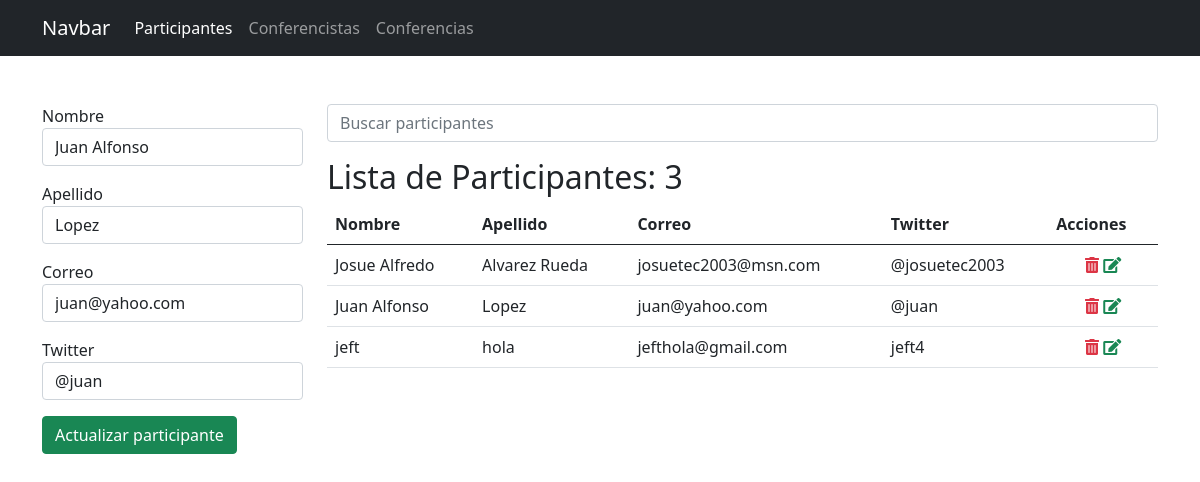
Screenshot of /participantes/15/editar/ with the database file from the repository.
### app_registro/models.py (models this page shows, shortened)
class Participante(models.Model):
    nombre = models.CharField(max_length=25)
    apellido = models.CharField(max_length=25)
    correo = models.EmailField()
    twitter = models.CharField(max_length=35, null=True, blank=True)

### app_registro/views.py (the view, shortened to what this page needs)
# urls.py: path('participantes/<int:id>/editar/', views.editar_participante, name='editar_participante'),
def editar_participante(request, id):
    par = get_object_or_404(Participante, pk=id)
    data = Participante.objects.all().order_by('nombre')
    ctx = {
        'activo': 'participantes',
        'participantes': data,
        'p': par
    }
    return render(request, 'registro/participantes.html', ctx)

### app_registro/templates/registro/participantes.html (shortened to what this page needs)
{% extends "base.html" %}
{% block container %}
    <div class="row">
        <div class="col-3">
            {% if p %}
            <form action="{% url 'editar_participante' p.id %}" method="post">
            {% else %}
            <form action="{% url 'participantes' %}" method="post">
            {% endif %}
                <div class="mb-3">
                    <label for="nombre">Nombre</label>
                    <input type="text" value="{{ p.nombre }}" name="nombre" id="nombre" class="form-control" required autofocus>
                </div>
                <div class="mb-3">
                    <label for="apellido">Apellido</label>
                    <input type="text" value="{{ p.apellido }}" name="apellido" id="apellido" class="form-control" required>
                </div>
                <div class="mb-3">
                    <label for="correo">Correo</label>
                    <input type="email" value="{{ p.correo }}" name="correo" id="correo" class="form-control" required>
                </div>
                <div class="mb-3">
                    <label for="twitter">Twitter</label>
                    <input type="text" value="{{ p.twitter }}" name="twitter" id="twitter" class="form-control" placeholder="Tu usuario" required>
                </div>
                <div class="mb-3">
                    {% if p %}
                    <input type="submit" class="btn btn-success" value="Actualizar participante">
                    {% else %}
                    <input type="submit" class="btn btn-success" value="Registrar participante">
                    {% endif %}
                </div>
            </form>
        </div>
        <div class="col-9">
            <form action="" method="get">
                <input type="search" name="q" value="{{ q|default_if_none:'' }}" class="form-control" placeholder="Buscar participantes">
            </form>
            <h2 class="mt-3">Lista de Participantes: {{ participantes.count }}</h2>
            <table class="table table-hover">
                <thead>
                    <tr>
                        <th>Nombre</th>
                        <th>Apellido</th>
                        <th>Correo</th>
                        <th>Twitter</th>
                        <th>Acciones</th>
                    </tr>
                </thead>
                <tbody>
                    {% for p in participantes %}
                    <tr>
                        <td>{{ p.nombre }}</td>
                        <td>{{ p.apellido }}</td>
                        <td>{{ p.correo }}</td>
                        <td>
                            {{ p.twitter|default_if_none:'-' }}
                        </td>
                        <td class="text-center">
                            <a onclick="if (!confirm('Confirme la eliminacion')) return false;" href="{% url 'eliminar_participante' p.id %}" class="text-danger"><span class="fas fa-trash-alt"></span></a>
                            <a href="{% url 'editar_participante' p.id %}" class="text-success"><span class="fas fa-edit"></span></a>
                        </td>
                    </tr>
                    {% empty %}
                    <tr>
                        <td colspan="5" class="text-danger text-center">No se encontraron resultados</td>
                    </tr>
                    {% endfor %}
                </tbody>
            </table>
        </div>
    </div>
{% endblock %}

### rows the page displays
Participante: nombre "Juan Alfonso", apellido "Lopez", correo "juan@yahoo.com", twitter "@juan"
Participante: nombre "Josue Alfredo", apellido "Alvarez Rueda", correo "josuetec2003@msn.com", twitter "@josuetec2003"
Participante: nombre "jeft", apellido "hola", correo "jefthola@gmail.com", twitter "jeft4"

### other values shown
{{ participantes.count }} "3"
